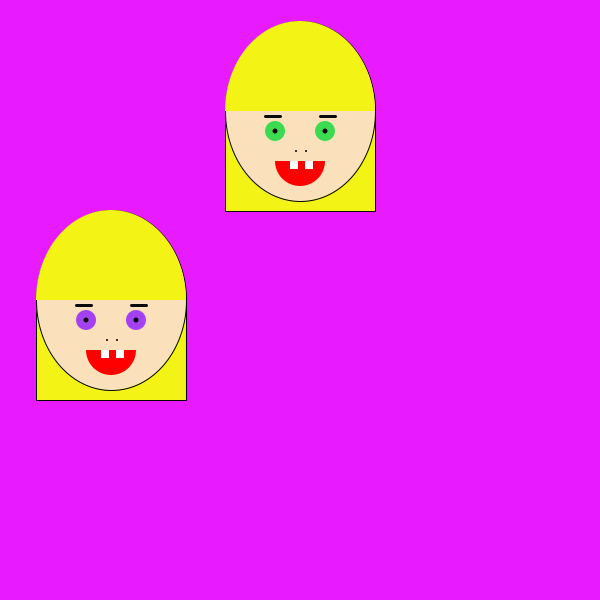
Frame 1 (no input)
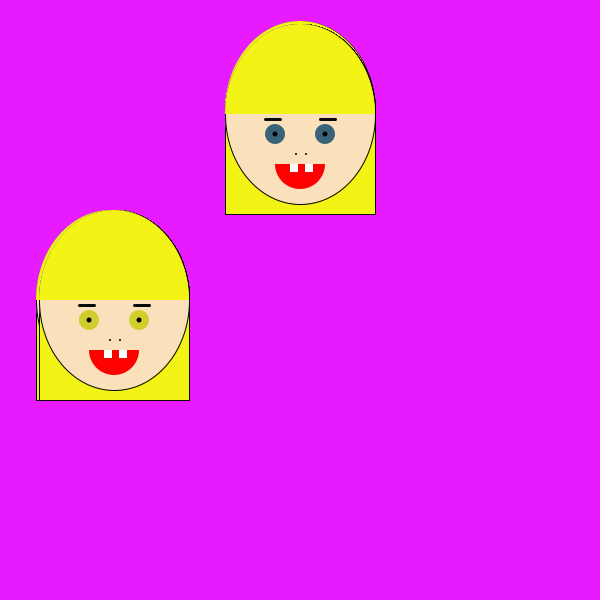
Frame 60 (the mouse pressed at the canvas centre just before this capture)
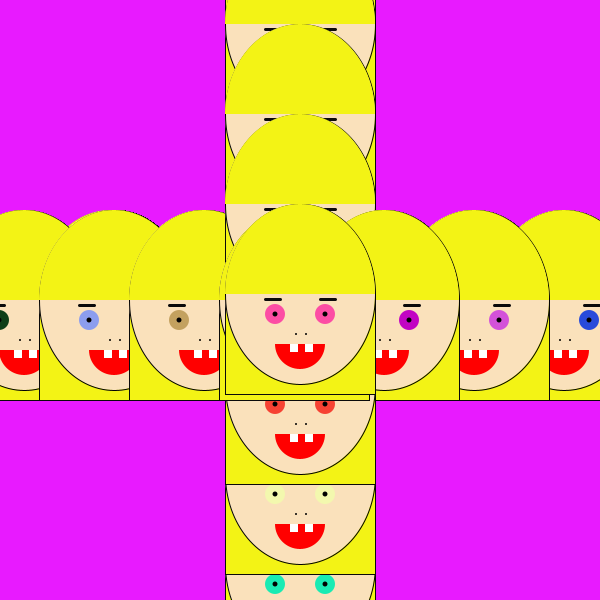
Frame 120 (the mouse held since frame 60 and released just before this capture)

The Processing sketch that drew these frames (run headless with seeded random() and noise(); from frame 60 on, the mouse is pressed at the canvas centre):

// Processing sketch: processing_183005
// ── processing_183005.pde

int xpos;
int xhradi, yhradi;
int ypos;
int xstefna;
int ystefna;

void setup () {
  size(600, 600);
  background(232,26,2229);
  frameRate(10);
  xpos=111;
  ypos=374;
  xhradi=1;
  yhradi=1;
  xstefna=3;
  ystefna=3;
}

void draw() {
  andlit(xpos,300);
  andlit(300, xpos);
 
 xpos = xpos + xhradi*xstefna;
  
  if (xpos>width-22 || xpos <22) xstefna = xstefna*-1;
  if (ypos>height-33||ypos <33)ystefna =ystefna*-1;
  
  xhradi=mouseX/10;
}

void andlit(int x, int y) {

  //har
  fill(243, 243, 21);
  rect(x-75, y, 150, 100);

  //haus
  stroke(1);
  fill(250, 225, 187);
  ellipse(x, y, 150, 180);


  //sol
  noStroke();
  fill(243, 243, 21);
  arc(x, y, 150, 180, PI, PI*2);

  //munnur
  fill(255, 0, 0);
  arc(x, y+50, 50, 50, 0, PI);

  //tennur
  fill(255, 255, 255);
  rect(x+5, y+50, 8, 8);
  rect(x-10, y+50, 8, 8);

  //nef
  fill(0, 0, 0);
  ellipse(x-4, y+40, 2, 2);
  ellipse(x+6, y+40, 2, 2);

  //augu
  fill(random(255), random(255), random(255));
  ellipse(x-25, y+20, 20, 20);
  ellipse(x+25, y+20, 20, 20);
  fill(0, 0, 0);
  ellipse(x-25, y+20, 5, 5);
  ellipse(x+25, y+20, 5, 5);
  stroke (10);
  strokeWeight(3);
  line(x-35, y+5, x-20, y+5);
  line(x+35, y+5, x+20, y+5);
  strokeWeight(1);
}
